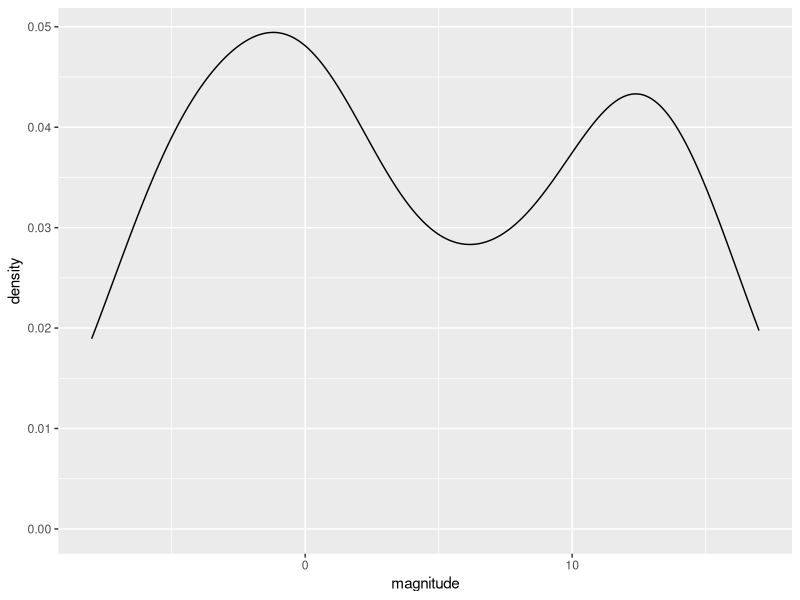
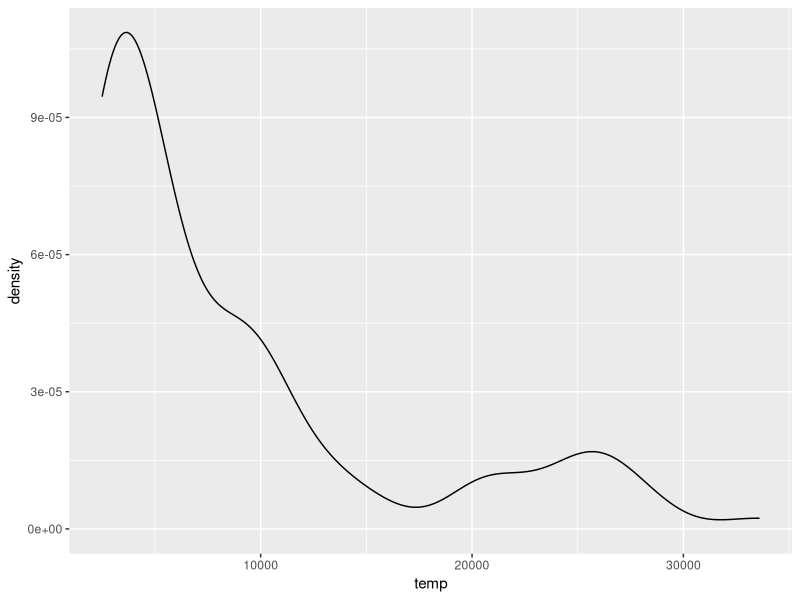
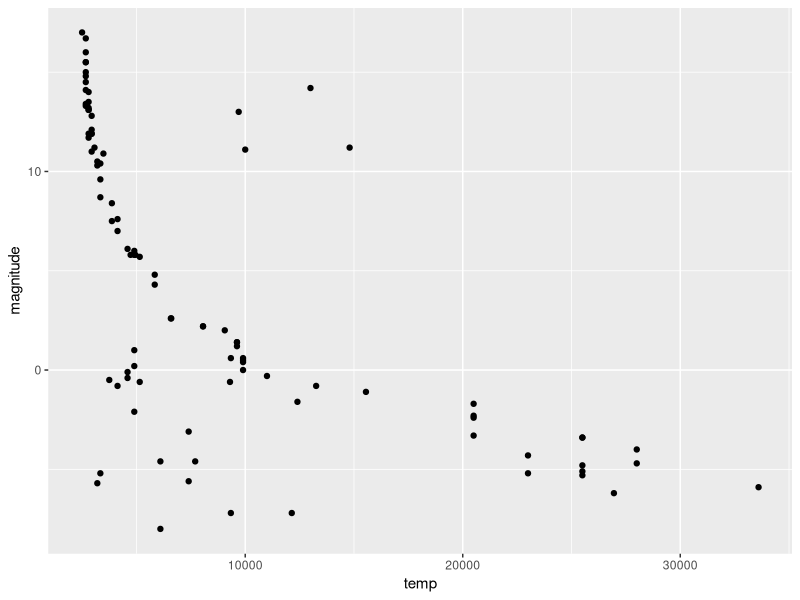
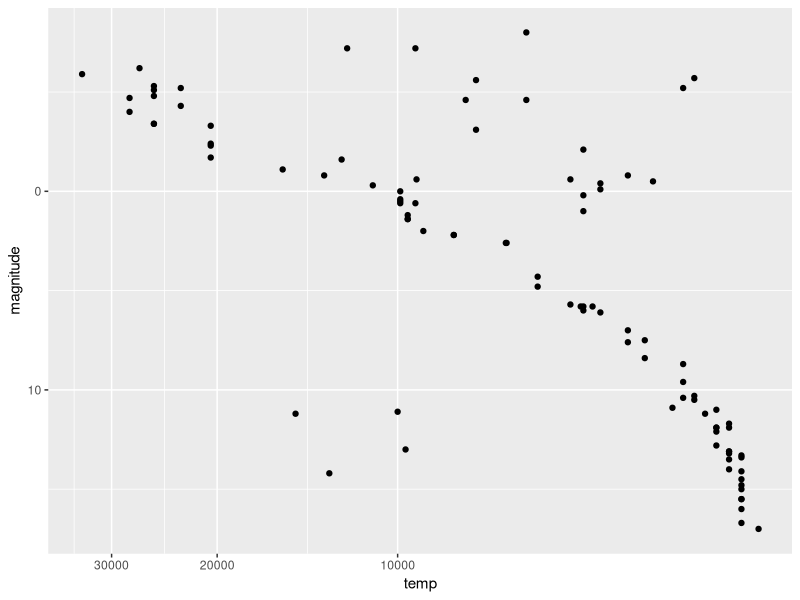

Source code (R) for these figures, in order: (Note: this script raises an error after producing the figures.)
library(tidyverse)
library(dslabs)
data(stars)
options(digits = 3)   # report 3 significant digits

stars %>% summarize(mean_mag = mean(magnitude), stdev_mag = sd(magnitude))

stars %>% ggplot(aes(x = magnitude)) + geom_density()

stars %>% ggplot(aes(x = temp)) + geom_density() 

stars %>% ggplot(aes(x = temp, y = magnitude)) + geom_point()

library("scales")
reverselog_trans <- function(base = exp(1)) {
  trans <- function(x) -log(x, base)
  inv <- function(x) base^(-x)
  trans_new(paste0("reverselog-", format(base)), trans, inv, 
            log_breaks(base = base), 
            domain = c(1e-100, Inf))
}

stars %>% ggplot(aes(x = temp, y = magnitude, label = star)) + 
  geom_point() + 
  scale_y_reverse() + 
  scale_x_continuous(trans = reverselog_trans(10))

stars %>% ggplot(aes(x = temp, y = magnitude, label = star)) + 
  geom_point() + 
  scale_y_reverse() + 
  scale_x_reverse() + geom_text_repel()


stars %>% ggplot(aes(x = temp, y = magnitude, color = type, label = type)) 
  + geom_point()
  + geom_text()
  scale_y_reverse() + 
  scale_x_reverse() + scale_fill_brewer(palette = "Set1")
